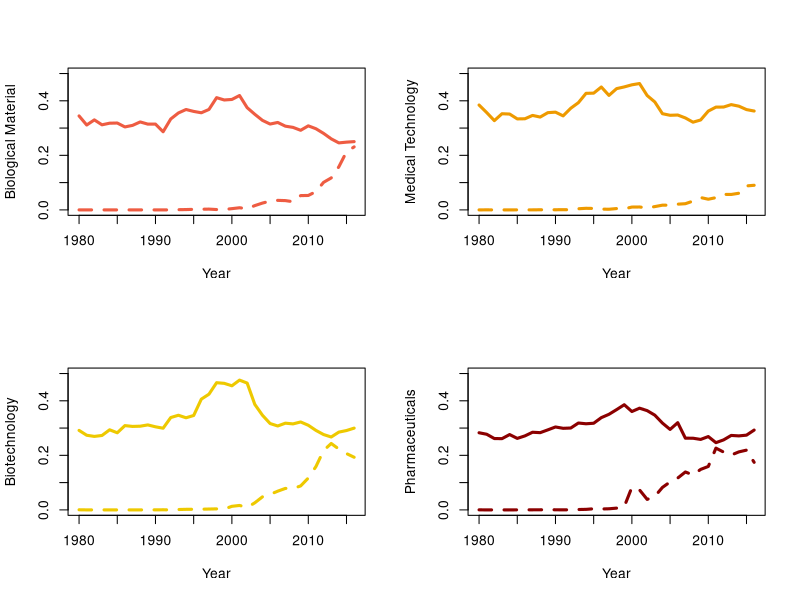
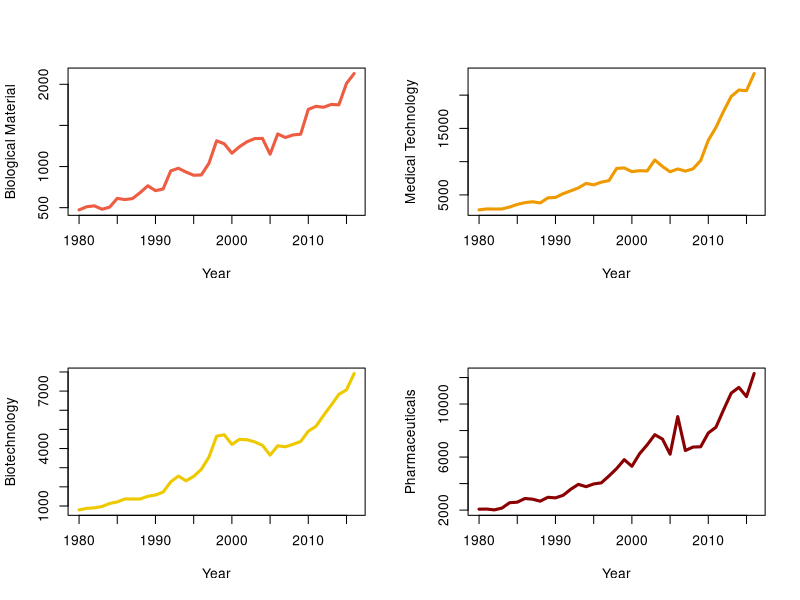

Write R code to recreate these figures, in order.
## ---- chunk 1
library(reshape2)
library(plyr)
library(dplyr)
## ---- chunk 2
setwd("~/Downloads/political data/")
patent.ts<-read.csv("patent grants timeseries.csv",stringsAsFactors=F)
## ---- chunk 3
patent.ts[is.na(patent.ts)]<-0
patent.ts$Technology[patent.ts$Technology=="11 - Analysis of biological materials"]<-"Biological.Material"
patent.ts$Technology[patent.ts$Technology=="13 - Medical technology"]<-"Medical.Technology"
patent.ts$Technology[patent.ts$Technology=="15 - Biotechnology"]<-"Biotechnology"
patent.ts$Technology[patent.ts$Technology=="16 - Pharmaceuticals"]<-"Pharmaceuticals"
patent.ts<-melt(patent.ts,measure.vars=grep("X",colnames(patent.ts)),variable.name="Year",
                value.name="N_Patents")
patent.ts$Year<-as.numeric(gsub("X","",patent.ts$Year))
patent.ts2<-ddply(patent.ts,.(Technology,Year),summarize,
                  N.Patents.US=sum(N_Patents[Origin.Code=="US"]),
                  Fraction.US=sum(N_Patents[Origin.Code=="US"])/sum(N_Patents),
                  N.Patents.CN=sum(N_Patents[Origin.Code=="CN"]),
                  Fraction.CN=sum(N_Patents[Origin.Code=="CN"])/sum(N_Patents))
## ---- chunk 4
par(mfrow=c(2,2))
plot(patent.ts2$Year[patent.ts2$Technology=="Biological.Material"],
     patent.ts2$Fraction.US[patent.ts2$Technology=="Biological.Material"],type="l",lwd=3,col="tomato2",
     ylim=c(0,0.5),xlab="Year",ylab="Biological Material")
lines(patent.ts2$Year[patent.ts2$Technology=="Biological.Material"],
      patent.ts2$Fraction.CN[patent.ts2$Technology=="Biological.Material"],type="l",lwd=3,col="tomato2",
      lty=2)
plot(patent.ts2$Year[patent.ts2$Technology=="Medical.Technology"],
     patent.ts2$Fraction.US[patent.ts2$Technology=="Medical.Technology"],type="l",lwd=3,col="orange2",
     ylim=c(0,0.5),xlab="Year",ylab="Medical Technology")
lines(patent.ts2$Year[patent.ts2$Technology=="Medical.Technology"],
      patent.ts2$Fraction.CN[patent.ts2$Technology=="Medical.Technology"],type="l",lwd=3,col="orange2",
      lty=2)
plot(patent.ts2$Year[patent.ts2$Technology=="Biotechnology"],
     patent.ts2$Fraction.US[patent.ts2$Technology=="Biotechnology"],type="l",lwd=3,col="gold2",
     ylim=c(0,0.5),xlab="Year",ylab="Biotechnology")
lines(patent.ts2$Year[patent.ts2$Technology=="Biotechnology"],
      patent.ts2$Fraction.CN[patent.ts2$Technology=="Biotechnology"],type="l",lwd=3,col="gold2",lty=2)
plot(patent.ts2$Year[patent.ts2$Technology=="Pharmaceuticals"],
     patent.ts2$Fraction.US[patent.ts2$Technology=="Pharmaceuticals"],type="l",lwd=3,col="red4",
     ylim=c(0,0.5),xlab="Year",ylab="Pharmaceuticals")
lines(patent.ts2$Year[patent.ts2$Technology=="Pharmaceuticals"],
      patent.ts2$Fraction.CN[patent.ts2$Technology=="Pharmaceuticals"],type="l",lwd=3,col="red4",lty=2)
## ---- chunk 5
par(mfrow=c(2,2))
plot(patent.ts2$Year[patent.ts2$Technology=="Biological.Material"],
     patent.ts2$N.Patents.US[patent.ts2$Technology=="Biological.Material"],type="l",lwd=3,col="tomato2",
     xlab="Year",ylab="Biological Material")
plot(patent.ts2$Year[patent.ts2$Technology=="Medical.Technology"],
     patent.ts2$N.Patents.US[patent.ts2$Technology=="Medical.Technology"],type="l",lwd=3,col="orange2",
     xlab="Year",ylab="Medical Technology")
plot(patent.ts2$Year[patent.ts2$Technology=="Biotechnology"],
     patent.ts2$N.Patents.US[patent.ts2$Technology=="Biotechnology"],type="l",lwd=3,col="gold2",
     xlab="Year",ylab="Biotechnology")
plot(patent.ts2$Year[patent.ts2$Technology=="Pharmaceuticals"],
     patent.ts2$N.Patents.US[patent.ts2$Technology=="Pharmaceuticals"],type="l",lwd=3,col="red4",
     xlab="Year",ylab="Pharmaceuticals")
